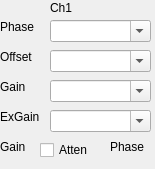
<?xml version="1.0" encoding="UTF-8"?>
<ui version="4.0">
 <class>AttenaUi</class>
 <widget class="QWidget" name="AttenaUi">
  <property name="geometry">
   <rect>
    <x>0</x>
    <y>0</y>
    <width>155</width>
    <height>169</height>
   </rect>
  </property>
  <property name="minimumSize">
   <size>
    <width>152</width>
    <height>162</height>
   </size>
  </property>
  <property name="windowTitle">
   <string>Channel</string>
  </property>
  <widget class="QLabel" name="phaseLabel">
   <property name="geometry">
    <rect>
     <x>0</x>
     <y>20</y>
     <width>57</width>
     <height>14</height>
    </rect>
   </property>
   <property name="text">
    <string>Phase</string>
   </property>
  </widget>
  <widget class="QLabel" name="offsetLabel">
   <property name="geometry">
    <rect>
     <x>0</x>
     <y>50</y>
     <width>57</width>
     <height>14</height>
    </rect>
   </property>
   <property name="text">
    <string>Offset</string>
   </property>
  </widget>
  <widget class="QLabel" name="gainLabel">
   <property name="geometry">
    <rect>
     <x>0</x>
     <y>80</y>
     <width>57</width>
     <height>14</height>
    </rect>
   </property>
   <property name="text">
    <string>Gain</string>
   </property>
  </widget>
  <widget class="QCheckBox" name="attenCheckBox">
   <property name="geometry">
    <rect>
     <x>40</x>
     <y>140</y>
     <width>85</width>
     <height>20</height>
    </rect>
   </property>
   <property name="text">
    <string>Atten</string>
   </property>
  </widget>
  <widget class="QLabel" name="channelLabel">
   <property name="geometry">
    <rect>
     <x>50</x>
     <y>0</y>
     <width>31</width>
     <height>16</height>
    </rect>
   </property>
   <property name="text">
    <string>Ch1</string>
   </property>
  </widget>
  <widget class="QComboBox" name="phaseComboBox">
   <property name="geometry">
    <rect>
     <x>50</x>
     <y>20</y>
     <width>101</width>
     <height>22</height>
    </rect>
   </property>
   <property name="editable">
    <bool>true</bool>
   </property>
  </widget>
  <widget class="QComboBox" name="offsetComboBox">
   <property name="geometry">
    <rect>
     <x>50</x>
     <y>50</y>
     <width>101</width>
     <height>22</height>
    </rect>
   </property>
   <property name="editable">
    <bool>true</bool>
   </property>
  </widget>
  <widget class="QComboBox" name="gainComboBox">
   <property name="geometry">
    <rect>
     <x>50</x>
     <y>80</y>
     <width>101</width>
     <height>22</height>
    </rect>
   </property>
   <property name="editable">
    <bool>true</bool>
   </property>
  </widget>
  <widget class="QLabel" name="gainInfo">
   <property name="geometry">
    <rect>
     <x>0</x>
     <y>140</y>
     <width>57</width>
     <height>14</height>
    </rect>
   </property>
   <property name="text">
    <string>Gain</string>
   </property>
  </widget>
  <widget class="QLabel" name="phaseInfo">
   <property name="geometry">
    <rect>
     <x>110</x>
     <y>140</y>
     <width>57</width>
     <height>14</height>
    </rect>
   </property>
   <property name="text">
    <string>Phase</string>
   </property>
  </widget>
  <widget class="QLabel" name="exGainLabel">
   <property name="geometry">
    <rect>
     <x>0</x>
     <y>110</y>
     <width>57</width>
     <height>14</height>
    </rect>
   </property>
   <property name="text">
    <string>ExGain</string>
   </property>
  </widget>
  <widget class="QComboBox" name="gainComboBox_2">
   <property name="geometry">
    <rect>
     <x>50</x>
     <y>110</y>
     <width>101</width>
     <height>22</height>
    </rect>
   </property>
   <property name="editable">
    <bool>true</bool>
   </property>
  </widget>
 </widget>
 <resources/>
 <connections/>
</ui>
